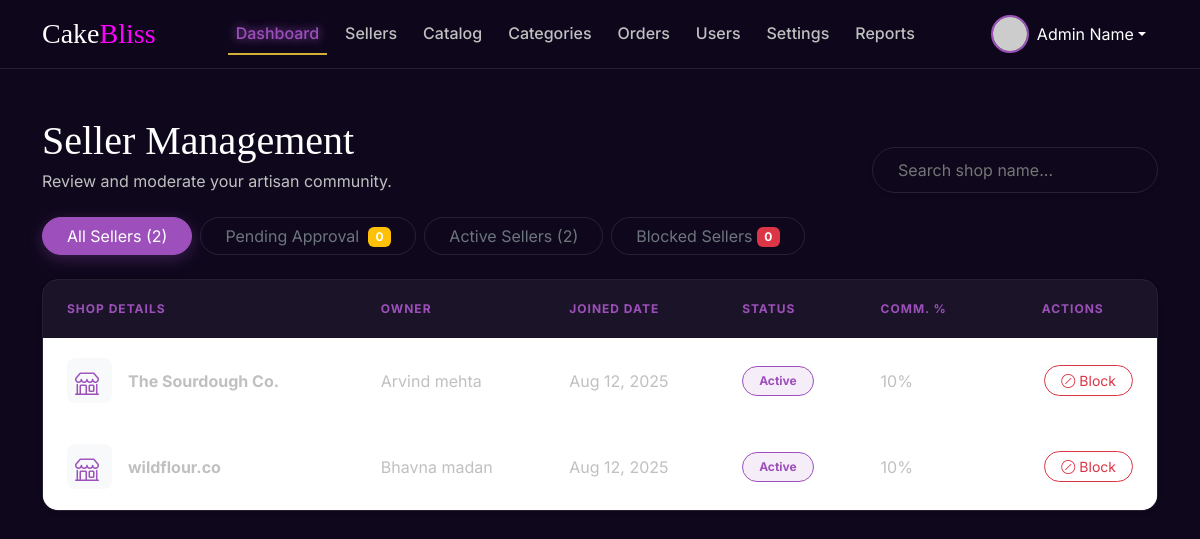
Page /admin/sellers.php on the committed database.
### tables this page shows
CREATE TABLE `bakers` (
  `id` int(11) NOT NULL,
  `user_id` int(11) NOT NULL,
  `bakery_name` varchar(150) NOT NULL,
  `bakery_type` varchar(150) DEFAULT NULL,
  `location` varchar(150) DEFAULT NULL,
  `story` text DEFAULT NULL,
  `profile_image` varchar(255) DEFAULT NULL,
  `banner_image` varchar(255) DEFAULT NULL,
  `contact_email` varchar(150) DEFAULT NULL,
  `phone` varchar(50) DEFAULT NULL,
  `shop_status` tinyint(1) DEFAULT 0 COMMENT '0=pending, 1=active, 2=reject, 3=block',
  `created_at` timestamp NOT NULL DEFAULT current_timestamp()
);

### admin/sellers.php (the view, shortened to what this page needs)
<?php include('includes/header.php'); ?>
<?php include('includes/topbar.php'); ?>
<?php include('../config/config.php'); ?>
<main class="container py-5">
    <div class="d-flex justify-content-between align-items-end mb-4" data-aos="fade-up">
        <div>
            <h2 class="display-6 mb-1">Seller Management</h2>
            <p class="secondary mb-0">Review and moderate your artisan community.</p>
        </div>
        <div class="d-flex gap-3">
            <input type="text" class="search-bar shadow-sm" placeholder="Search shop name...">
        </div>
    </div>
    <?php
    $total_count = mysqli_num_rows(mysqli_query($conn, "SELECT id FROM bakers"));
    $pending_count = mysqli_num_rows(mysqli_query($conn, "SELECT id FROM bakers WHERE shop_status = 0"));
    $active_count = mysqli_num_rows(mysqli_query($conn, "SELECT id FROM bakers WHERE shop_status = 1"));
    $blocked_count = mysqli_num_rows(mysqli_query($conn, "SELECT id FROM bakers WHERE shop_status = 3"));
    ?>
    <ul class="nav nav-pills mb-4 gap-2">
        <li class="nav-item">
            <button class="btn btn-sage px-4 rounded-pill filter-btn active" data-filter="all">
                All Sellers (<?php echo $total_count; ?>)
            </button>
        </li>
        <li class="nav-item">
            <button class="btn btn-outline-secondary px-4 rounded-pill position-relative filter-btn" data-filter="pending">
                Pending Approval <span class="badge bg-warning ms-1"><?php echo $pending_count; ?></span>
            </button>
        </li>
        <li class="nav-item">
            <button class="btn btn-outline-secondary px-4 rounded-pill filter-btn" data-filter="active">
                Active Sellers (<?php echo $active_count; ?>)
            </button>
        </li>
        <li class="nav-item">
            <button class="btn btn-outline-secondary px-4 rounded-pill filter-btn" data-filter="blocked">
                Blocked Sellers<span class="badge bg-danger ms-1"><?php echo $blocked_count; ?></span>
            </button>
        </li>
    </ul>
    <div class="table-container shadow-sm" data-aos="fade-up" data-aos-delay="100">
        <div class="table-responsive">
            <table class="table align-middle mb-0" id="sellerTable">
                <thead>
                    <tr>
                        <th class="ps-4">Shop Details</th>
                        <th>Owner</th>
                        <th>Joined Date</th>
                        <th>Status</th>
                        <th>Comm. %</th>
                        <th class="text-center pe-4 ">Actions</th>
                    </tr>
                </thead>
                <tbody>
                    <?php
                    $query = "SELECT b.*, a.firstname, a.lastname, a.email
                    FROM bakers b
                    INNER JOIN auth a ON b.user_id = a.id";
                    $result = mysqli_query($conn, $query);
                    if (mysqli_num_rows($result) > 0) {
                        foreach ($result as $seller) {
                    ?>
                            <tr class="fade-row" data-status="<?php echo $seller['shop_status']; ?>" style="background-color: #FFFCF7;">
                                <td class="ps-4">
                                    <div class="d-flex align-items-center">
                                        <div class="rounded-3 bg-light p-2 me-3" style="width: 45px; height: 45px;"><i class="bi bi-shop text-sage-green fs-4"></i></div>
                                        <div><span class="fw-bold d-block"><?php echo $seller['bakery_name']; ?></span><small class="text-muted"><?php echo $seller['bakery_type']; ?></small></div>
                                    </div>
                                </td>
                                <td><?php echo $seller['firstname']; ?> <?php echo $seller['lastname']; ?></td>
                                <td>Aug 12, 2025</td>
                                <td>
                                    <?php
                                    if ($seller['shop_status'] == 0) {
                                        echo '<span class="badge badge-pending rounded-pill px-3 py-2">Pending</span>';
                                    } elseif ($seller['shop_status'] == 1) {
                                        echo '<span class="badge badge-active rounded-pill px-3 py-2">Active</span>';
                                    } elseif ($seller['shop_status'] == 3) {
                                        echo '<span class="badge badge-blocked rounded-pill px-3 py-2">Blocked</span>';
                                    }
                                    ?>
                                </td>
                                <td>10%</td>
                                <td class="text-end pe-4">
                                    <?php if ($seller['shop_status'] == 0) { ?>
                                        <button class="btn btn-success btn-sm rounded-pill px-3 me-2"
                                            onclick="updateStatus(this, <?php echo $seller['id']; ?>, 1)">Approve</button>
                                        <button class="btn btn-outline-danger btn-sm rounded-pill px-3 me-2"
                                            onclick="updateStatus(this, <?php echo $seller['id']; ?>, 3)">
                                            <i class="bi bi-slash-circle me-1"></i>Block</button>
                                        <button class="btn btn-outline-danger btn-sm rounded-pill px-3"
                                            data-bs-toggle="modal" data-bs-target="#rejectModal"
                                            onclick="setRejectId(<?php echo $seller['id']; ?>)">Reject</button>
                                    <?php } elseif ($seller['shop_status'] == 1) { ?>
                                        <button class="btn btn-outline-danger btn-sm rounded-pill px-3"
                                            onclick="updateStatus(this, <?php echo $seller['id']; ?>, 3)">
                                            <i class="bi bi-slash-circle me-1"></i>Block</button>
                                    <?php } elseif ($seller['shop_status'] == 2) { ?>
                                    <?php } ?>
                                </td>
                            </tr>
                    <?php
                        }
                    }
                    ?>
                </tbody>
            </table>
        </div>
    </div>
</main>
<?php include('includes/footer.php'); ?>

### admin/includes/css/style.css (style rules this page uses)
:root { --deep-bg: #0f081d; --card-bg: rgba(255, 255, 255, 0.03); --electric-lavender: #9d50bb; --neon-magenta: #ff00ff; --shimmer-silver: #C0C0C0; --accent-gold: #D4AF37; --text-bright: #ffffff; --text-muted: #C0C0C0; --border-glass: rgba(255, 255, 255, 0.1); --gold-glow: var(--accent-gold); --soft-lavender: var(--electric-lavender); --vibrant-lavender: var(--electric-lavender); }
body { background-color: var(--deep-bg); color: var(--shimmer-silver); font-family: 'Inter', sans-serif; }
h1, h2, h3, h4, h5, .navbar-brand { font-family: 'Playfair Display', serif; color: var(--text-bright); }
.table thead th { background: rgba(255, 255, 255, 0.03); color: var(--electric-lavender); font-family: 'Inter', sans-serif; text-transform: uppercase; font-size: 0.75rem; letter-spacing: 1px; border-bottom: 1px solid var(--border-glass); padding-top: 20px; padding-bottom: 20px; }
.table tbody td { color: var(--shimmer-silver); border-bottom: 1px solid rgba(255, 255, 255, 0.05); padding-top: 18px; padding-bottom: 18px; }
.text-sage-green { color: var(--electric-lavender) !important; }
.search-bar { border-radius: 30px; border: 1px solid var(--border-glass); padding: 10px 25px; background: var(--glass); color: white; transition: 0.3s; }
.filter-btn { transition: all 0.3s ease; border: 1px solid var(--border-glass) !important; }
.filter-btn.active { background-color: var(--electric-lavender) !important; border-color: var(--electric-lavender) !important; color: white !important; box-shadow: 0 4px 15px rgba(157, 80, 187, 0.3); }
.table-container { background: var(--glass); border-radius: 16px; border: 1px solid var(--border-glass); backdrop-filter: blur(10px); overflow: hidden; }
.table thead { background-color: rgba(255, 255, 255, 0.02); }
.table thead th { color: var(--electric-lavender); border: none; padding: 20px; text-transform: uppercase; font-size: 0.75rem; letter-spacing: 1px; }
.table tbody td { padding: 20px; border-color: var(--border-glass); vertical-align: middle; color: var(--shimmer-silver); }
.badge-active { background: rgba(157, 80, 187, 0.1) !important; color: var(--electric-lavender) !important; border: 1px solid var(--electric-lavender) !important; }
.fade-row { transition: opacity 0.3s ease, transform 0.3s ease; }
.table tbody tr { transition: background 0.3s ease; }

### rows in the picture
bakers: bakery_name "The Sourdough Co.", user.firstname "Arvind", user.lastname "mehta", shop_status "Active"
bakers: bakery_name "wildflour.co", user.firstname "Bhavna", user.lastname "madan", shop_status "Active"

### other values in the picture
$total_count "2"
$pending_count "0"
$active_count "2"
$blocked_count "0"
